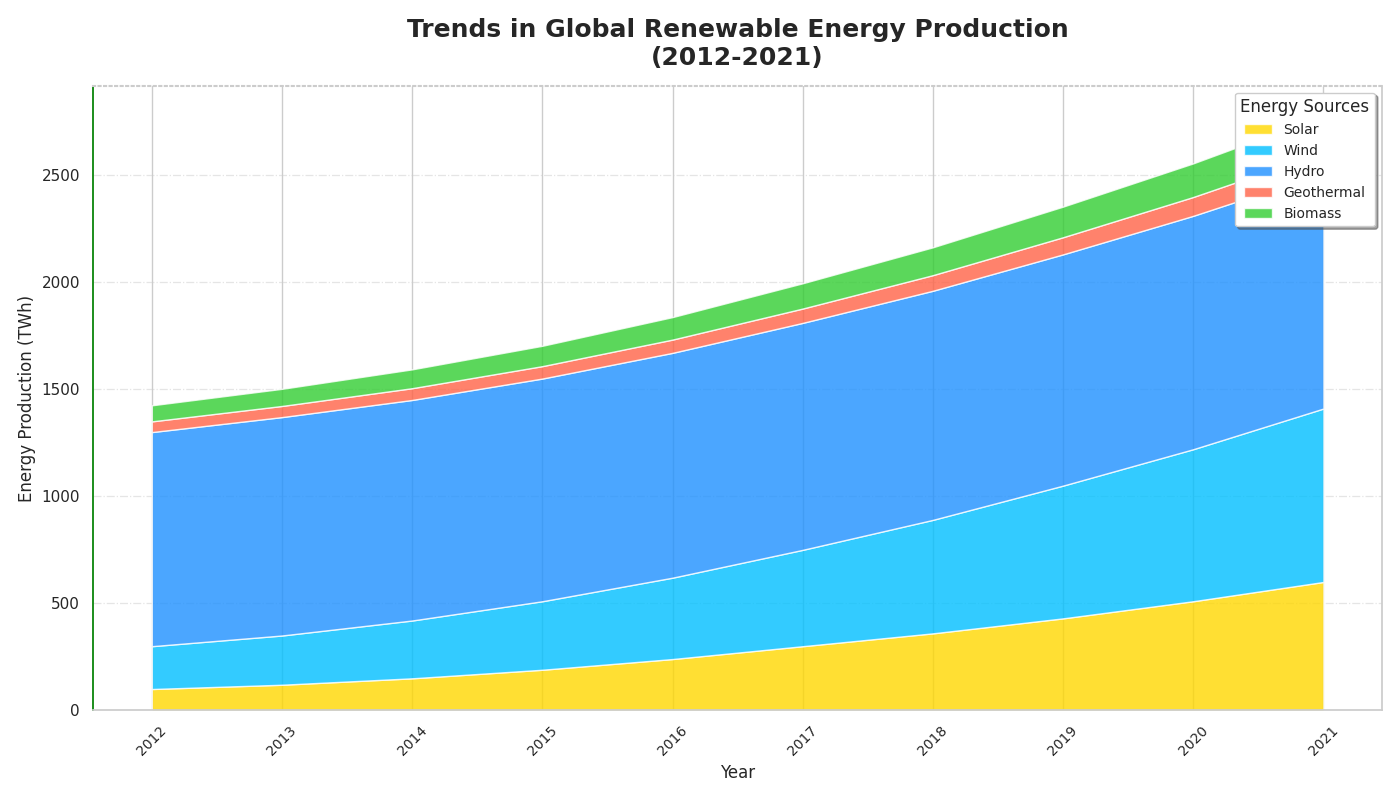

Source code (Python):
import matplotlib.pyplot as plt
import numpy as np

years = np.arange(2012, 2022)

solar = np.array([100, 120, 150, 190, 240, 300, 360, 430, 510, 600])
wind = np.array([200, 230, 270, 320, 380, 450, 530, 620, 710, 810])
hydro = np.array([1000, 1020, 1030, 1040, 1050, 1060, 1070, 1080, 1090, 1100])
geothermal = np.array([50, 52, 55, 58, 62, 67, 73, 80, 88, 97])
biomass = np.array([75, 80, 88, 95, 105, 118, 130, 143, 157, 172])

energy_sources = np.vstack([solar, wind, hydro, geothermal, biomass])

colors = ['#FFD700', '#00BFFF', '#1E90FF', '#FF6347', '#32CD32']

fig, ax = plt.subplots(figsize=(14, 8))

ax.stackplot(years, energy_sources, labels=['Solar', 'Wind', 'Hydro', 'Geothermal', 'Biomass'], colors=colors, alpha=0.8)

# Customizing the title and labels
ax.set_title('Trends in Global Renewable Energy Production\n(2012-2021)', fontsize=18, fontweight='heavy', pad=15)
ax.set_xlabel('Year', fontsize=12)
ax.set_ylabel('Energy Production (TWh)', fontsize=12)

# Modifying legend
ax.legend(loc='upper right', title='Energy Sources', fontsize=10, shadow=True, frameon=True, fancybox=True)

# Customizing x-ticks
ax.set_xticks(years)
ax.set_xticklabels([f'{year}' for year in years], fontsize=10, rotation=45)

# Customizing grid lines
ax.yaxis.grid(True, linestyle='-.', linewidth=0.9, alpha=0.5)

# Experimenting with additional stylistic elements by adding border
ax.spines['top'].set_linestyle(':')
ax.spines['top'].set_linewidth(1.5)
ax.spines['left'].set_color('green')

plt.tight_layout()

plt.show()
